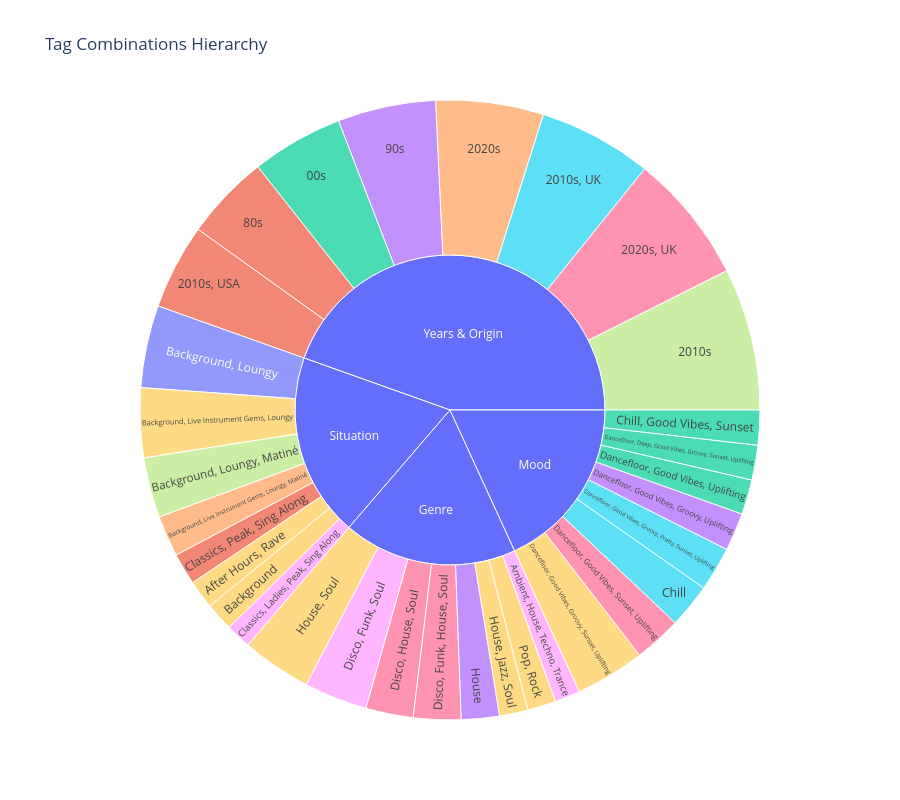

The notebook cell saved with this chart:
### Code cell
# 3. Sunburst: Tag group → combinations → songs
# Prepare data with hierarchy
sunburst_data = (
    tag_group_sets
    .group_by("TagGroup")
    .head(8)  # Top 8 per group to avoid clutter
    .to_pandas()
)

fig = px.sunburst(
    sunburst_data,
    path=["TagGroup", "tag_set_str"],
    values="song_count",
    title="Tag Combinations Hierarchy",
    color="song_count",
    color_continuous_scale="Turbo",
    height=800
)
fig.show()

### Figure 1 — Plotly figure (JSON) as saved in the notebook; plotly's stock layout.template omitted (floating-point values rounded to 4 significant figures)
{"data": [{"branchvalues": "total", "customdata": [["(?)"], ["(?)"], ["(?)"], ["(?)"], [10], [11], [11], [11], [12], [12], [13], [14], [14], [15], [15], [15], [19], [20], [22], [22], [22], [26], [27], [27], [29], [31], [34], [36], [41], [45], [8], [8], [9], [9], [9], [9]], "domain": {"x": [0, 1], "y": [0, 1]}, "hovertemplate": "labels=%{label}<br>song_count_sum=%{value}<br>parent=%{parent}<br>id=%{id}<br>song_count=%{customdata[0]}<extra></extra>", "ids": ["Years & Origin", "Genre", "Mood", "Situation", "Situation/Classics, Peak, Sing Along", "Mood/Dancefloor, Good Vibes, Uplifting", "Mood/Dancefloor, Deep, Good Vibes, Groovy, Sunset, Uplifting", "Mood/Chill, Good Vibes, Sunset", "Genre/House", "Mood/Dancefloor, Good Vibes, Groovy, Uplifting", "Situation/Background, Live Instrument Gems, Loungy, Matiné", "Mood/Chill", "Mood/Dancefloor, Good Vibes, Groovy, Pretty, Sunset, Uplifting", "Genre/Disco, House, Soul", "Mood/Dancefloor, Good Vibes, Sunset, Uplifting", "Genre/Disco, Funk, House, Soul", "Situation/Background, Loungy, Matiné", "Genre/Disco, Funk, Soul", "Genre/House, Soul", "Mood/Dancefloor, Good Vibes, Groovy, Sunset, Uplifting", "Situation/Background, Live Instrument Gems, Loungy", "Situation/Background, Loungy", "Years & Origin/80s", "Years & Origin/2010s, USA", "Years & Origin/00s", "Years & Origin/90s", "Years & Origin/2020s", "Years & Origin/2010s, UK", "Years & Origin/2020s, UK", "Years & Origin/2010s", "Situation/Classics, Ladies, Peak, Sing Along", "Genre/Ambient, House, Techno, Trance", "Situation/After Hours, Rave", "Situation/Background", "Genre/House, Jazz, Soul", "Genre/Pop, Rock"], "labels": ["Years & Origin", "Genre", "Mood", "Situation", "Classics, Peak, Sing Along", "Dancefloor, Good Vibes, Uplifting", "Dancefloor, Deep, Good Vibes, Groovy, Sunset, Uplifting", "Chill, Good Vibes, Sunset", "House", "Dancefloor, Good Vibes, Groovy, Uplifting", "Background, Live Instrument Gems, Loungy, Matiné", "Chill", "Dancefloor, Good Vibes, Groovy, Pretty, Sunset, Uplifting", "Disco, House, Soul", "Dancefloor, Good Vibes, Sunset, Uplifting", "Disco, Funk, House, Soul", "Background, Loungy, Matiné", "Disco, Funk, Soul", "House, Soul", "Dancefloor, Good Vibes, Groovy, Sunset, Uplifting", "Background, Live Instrument Gems, Loungy", "Background, Loungy", "80s", "2010s, USA", "00s", "90s", "2020s", "2010s, UK", "2020s, UK", "2010s", "Classics, Ladies, Peak, Sing Along", "Ambient, House, Techno, Trance", "After Hours, Rave", "Background", "House, Jazz, Soul", "Pop, Rock"], "marker": {"colors": ["#636efa", "#636efa", "#636efa", "#636efa", "#EF553B", "#00cc96", "#00cc96", "#00cc96", "#ab63fa", "#ab63fa", "#FFA15A", "#19d3f3", "#19d3f3", "#FF6692", "#FF6692", "#FF6692", "#B6E880", "#FF97FF", "#FECB52", "#FECB52", "#FECB52", "#636efa", "#EF553B", "#EF553B", "#00cc96", "#ab63fa", "#FFA15A", "#19d3f3", "#FF6692", "#B6E880", "#FF97FF", "#FF97FF", "#FECB52", "#FECB52", "#FECB52", "#FECB52"]}, "name": "", "parents": ["", "", "", "", "Situation", "Mood", "Mood", "Mood", "Genre", "Mood", "Situation", "Mood", "Mood", "Genre", "Mood", "Genre", "Situation", "Genre", "Genre", "Mood", "Situation", "Situation", "Years & Origin", "Years & Origin", "Years & Origin", "Years & Origin", "Years & Origin", "Years & Origin", "Years & Origin", "Years & Origin", "Situation", "Genre", "Situation", "Situation", "Genre", "Genre"], "type": "sunburst", "values": [270.0, 110.0, 110.0, 116.0, 10.0, 11.0, 11.0, 11.0, 12.0, 12.0, 13.0, 14.0, 14.0, 15.0, 15.0, 15.0, 19.0, 20.0, 22.0, 22.0, 22.0, 26.0, 27.0, 27.0, 29.0, 31.0, 34.0, 36.0, 41.0, 45.0, 8.0, 8.0, 9.0, 9.0, 9.0, 9.0]}], "layout": {"height": 800, "legend": {"tracegroupgap": 0}, "title": {"text": "Tag Combinations Hierarchy"}}}
